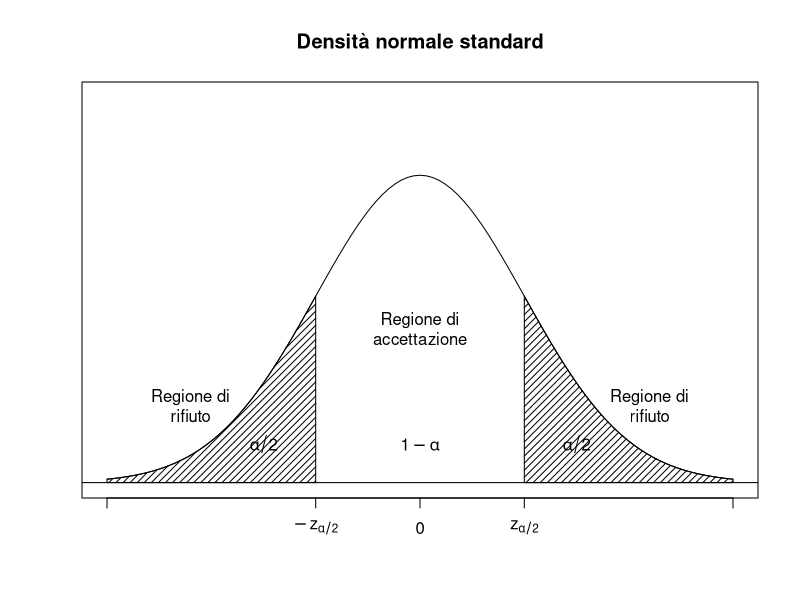
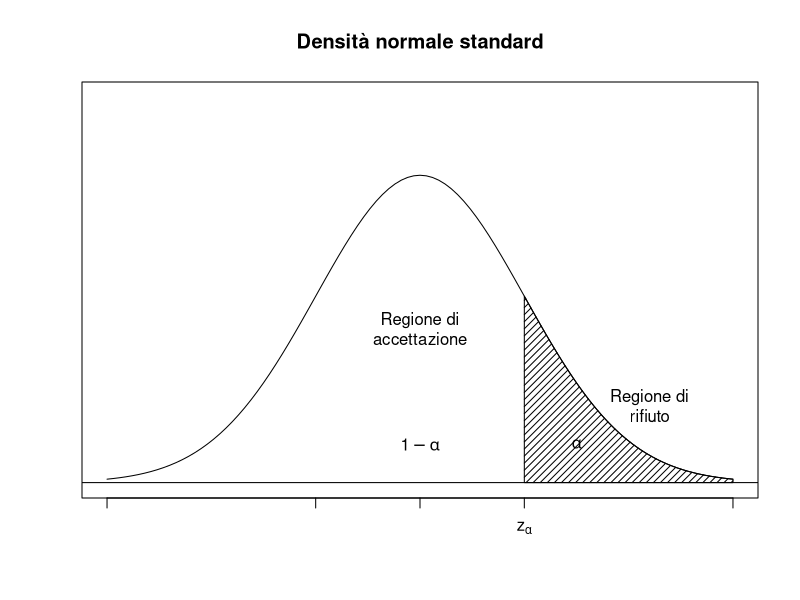
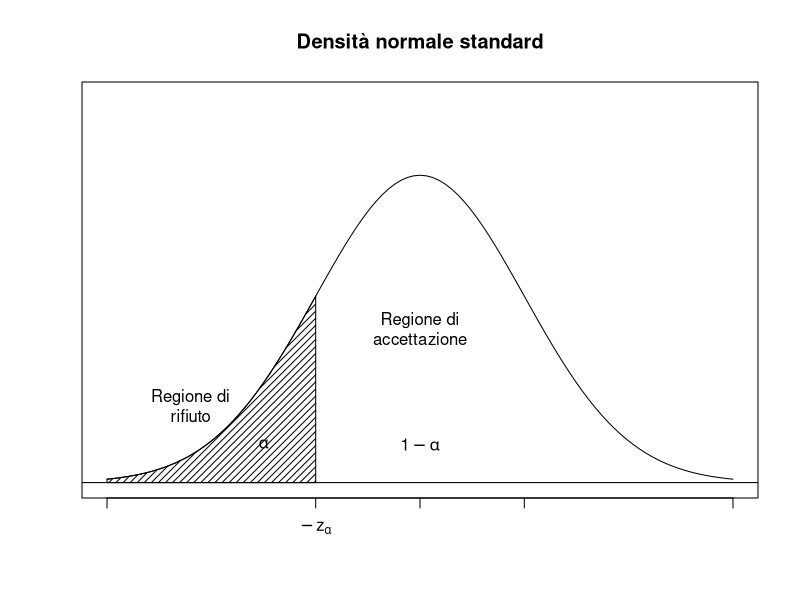

The R script that drew these images, in order:
## ---- chunk 1
curve(dnorm(x,mean=0,sd=1) ,from = -3, to = 3, axes = FALSE, ylim=c(0,0.5) ,
      xlab="",ylab="",main="Densità normale standard")

text(0,0.05, expression (1-alpha))
text(0,0.2,"Regione di\naccettazione")
axis(1,c(-3,-1,0,1,3) ,c("",expression (-z[alpha/2]) , 0, expression (z[alpha/2]) ,""))
vals<-seq(-3,-1, length =100)
x<-c(-3,vals ,-1,-3)
y<-c(0, dnorm(vals) ,0,0)
polygon (x,y,density =20, angle =45)
vals<-seq(1,3, length =100)
x<-c(1,vals ,3,1)
y<-c(0, dnorm(vals) ,0,0)
polygon (x,y,density =20, angle =45)
abline (h=0)
text(-1.5,0.05, expression (alpha/2))
text(-2.2,0.1, "Regione di\nrifiuto")
text(1.5,0.05, expression (alpha/2))
text(2.2,0.1, "Regione di\nrifiuto")
box()
## ---- chunk 2
testBilaterale <- function(media, deviazioneStandard, mediaCampionaria, n, alpha) {
  zAlphaMezzi <- qnorm(1 - alpha / 2, mean = 0, sd = 1)
  valore <- (mediaCampionaria - media) / (deviazioneStandard / sqrt(n))
  -zAlphaMezzi < valore && valore < zAlphaMezzi
}
## ---- chunk 3
p <- 0.4
media <- 1 / p
varianza <- (1 - p) / p^2
deviazioneStandard <- sqrt(varianza)

#campione <- rgeom(100, prob = 0.4) + 1
campione <- c(2, 1, 1, 3, 1, 3, 4, 5, 1, 1, 1, 1, 4, 2, 2, 2, 4, 3, 3, 1, 
              1, 1, 2, 2, 1, 1, 1, 2, 3, 6, 3, 1, 6, 1, 1, 2, 1, 4, 1, 1, 
              4, 3, 2, 1, 4, 6, 7, 2, 1, 1, 3, 1, 1, 4, 1, 1, 4, 1, 4, 1, 
              2, 1, 1, 1, 4, 2, 1, 2, 3, 2, 2, 1, 2, 1, 2, 1, 2, 2, 6, 5, 
              6, 2, 6, 2, 3, 2, 2, 2, 4, 1, 1, 1, 1, 2, 3, 9, 3, 1, 2, 1)

esito <- testBilaterale(media = media, 
                        deviazioneStandard = deviazioneStandard, 
                        mediaCampionaria = mean(campione), 
                        n = length(campione), 
                        alpha = 0.05)
## ---- chunk 4
curve(dnorm(x,mean=0,sd=1),from=-3, to=3,axes=FALSE,ylim=c(0,0.5) ,xlab="",
      ylab="",main="Densità normale standard")

text(0,0.05,expression(1-alpha))
text(0,0.2,"Regione di\naccettazione")

axis(1,c(-3,-1,0,1,3),c("","","",expression (z[alpha ]),""))
vals<-seq(1,3,length=100)
x<-c(1,vals,3,1)
y<-c(0,dnorm(vals),0,0)
polygon(x,y,density=20,angle=45)
abline(h=0)
text(1.5,0.05,expression(alpha))
text(2.2,0.1,"Regione di\nrifiuto")
box()
## ---- chunk 5
testUnilateraleSinistro <- function(media, deviazioneStandard, mediaCampionaria, n, alpha) {
  zAlpha <- qnorm(1 - alpha, mean = 0, sd = 1)
  valore <- (mediaCampionaria - media) / (deviazioneStandard / sqrt(n))
  valore < zAlpha
}
## ---- chunk 6
p <- 0.4
media <- 1 / p
varianza <- (1 - p) / p^2
deviazioneStandard <- sqrt(varianza)

#campione <- rgeom(100, prob = 0.7) + 1
campione <- c(2, 2, 1, 1, 3, 1, 2, 1, 1, 2, 3, 1, 1, 1, 3, 2, 2, 1, 1, 2, 
              2, 2, 1, 1, 1, 2, 1, 2, 1, 1, 2, 1, 1, 1, 1, 1, 1, 1, 1, 1, 
              2, 1, 2, 1, 1, 1, 1, 1, 2, 2, 1, 1, 1, 2, 1, 1, 1, 1, 1, 1, 
              1, 1, 1, 1, 3, 1, 1, 3, 1, 1, 1, 1, 1, 1, 2, 2, 1, 1, 1, 1, 
              2, 3, 2, 1, 1, 1, 1, 1, 1, 1, 1, 2, 1, 1, 3, 1, 1, 1, 1, 2)

esito <- testUnilateraleSinistro(media = media, 
                                 deviazioneStandard = deviazioneStandard, 
                                 mediaCampionaria = mean(campione), 
                                 n = length(campione), 
                                 alpha = 0.05)
## ---- chunk 7
curve(dnorm(x,mean=0,sd=1),from=-3, to=3,axes=FALSE,ylim=c(0,0.5)
      ,xlab="", ylab="",main="Densità normale standard")
text(0,0.05,expression(1-alpha))
text(0,0.2,"Regione di\naccettazione")
axis(1,c(-3,-1,0,1,3),c("",expression(-z[alpha]),"","",""))
vals<-seq(-3,-1,length=100)
x<-c(-3,vals,-1,-3)
y<-c(0,dnorm(vals),0,0)
polygon(x,y,density=20,angle=45)
abline(h=0)
text(-1.5,0.05,expression(alpha))
text(-2.2,0.1,"Regione di\nrifiuto")
box()
## ---- chunk 8
testUnilateraleDestro <- function(media, deviazioneStandard, mediaCampionaria, n, alpha) {
  menoAlpha <- qnorm(alpha, mean = 0, sd = 1)
  valore <- (mediaCampionaria - media) / (deviazioneStandard / sqrt(n))
  valore > menoAlpha
}
## ---- chunk 9
p <- 0.4
media <- 1 / p
varianza <- (1 - p) / p^2
deviazioneStandard <- sqrt(varianza)

#campione <- rgeom(100, prob = 0.7) + 1
campione <- c(2, 2, 1, 1, 3, 1, 2, 1, 1, 2, 3, 1, 1, 1, 3, 2, 2, 1, 1, 2, 
              2, 2, 1, 1, 1, 2, 1, 2, 1, 1, 2, 1, 1, 1, 1, 1, 1, 1, 1, 1, 
              2, 1, 2, 1, 1, 1, 1, 1, 2, 2, 1, 1, 1, 2, 1, 1, 1, 1, 1, 1, 
              1, 1, 1, 1, 3, 1, 1, 3, 1, 1, 1, 1, 1, 1, 2, 2, 1, 1, 1, 1, 
              2, 3, 2, 1, 1, 1, 1, 1, 1, 1, 1, 2, 1, 1, 3, 1, 1, 1, 1, 2)

esito <- testUnilateraleDestro(media = media, 
                               deviazioneStandard = deviazioneStandard, 
                               mediaCampionaria = mean(campione), 
                               n = length(campione), 
                               alpha = 0.05)
